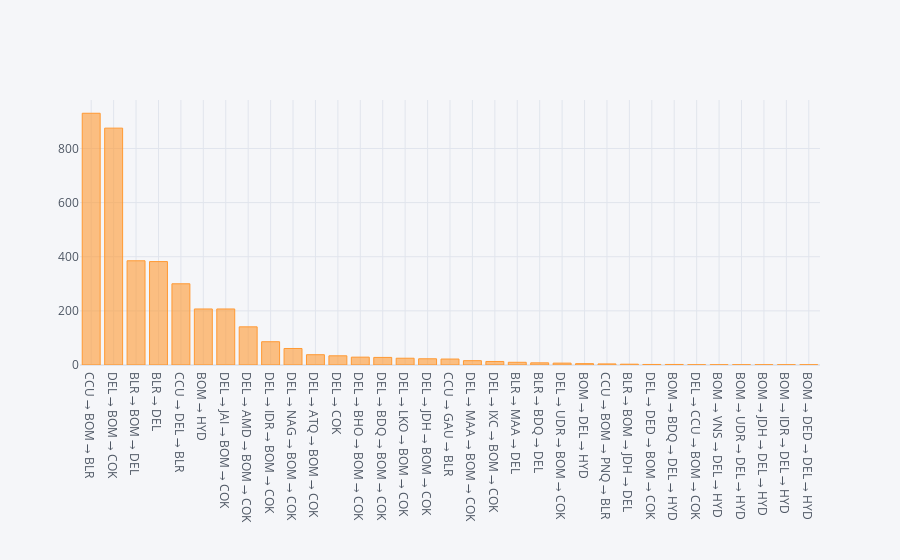

Here is the notebook cell this chart was saved with:
### Code cell
data[data['Airline'] == 'Jet Airways'].groupby('Route').size().sort_values(ascending=False).iplot(kind = "bar")

### Figure 1 — Plotly figure (JSON) as saved in the notebook; plotly's stock layout.template omitted (floating-point values rounded to 4 significant figures)
{"data": [{"marker": {"color": "rgba(255, 153, 51, 0.6)", "line": {"color": "rgba(255, 153, 51, 1.0)", "width": 1}}, "name": "None", "orientation": "v", "text": "", "type": "bar", "x": ["CCU → BOM → BLR", "DEL → BOM → COK", "BLR → BOM → DEL", "BLR → DEL", "CCU → DEL → BLR", "BOM → HYD", "DEL → JAI → BOM → COK", "DEL → AMD → BOM → COK", "DEL → IDR → BOM → COK", "DEL → NAG → BOM → COK", "DEL → ATQ → BOM → COK", "DEL → COK", "DEL → BHO → BOM → COK", "DEL → BDQ → BOM → COK", "DEL → LKO → BOM → COK", "DEL → JDH → BOM → COK", "CCU → GAU → BLR", "DEL → MAA → BOM → COK", "DEL → IXC → BOM → COK", "BLR → MAA → DEL", "BLR → BDQ → DEL", "DEL → UDR → BOM → COK", "BOM → DEL → HYD", "CCU → BOM → PNQ → BLR", "BLR → BOM → JDH → DEL", "DEL → DED → BOM → COK", "BOM → BDQ → DEL → HYD", "DEL → CCU → BOM → COK", "BOM → VNS → DEL → HYD", "BOM → UDR → DEL → HYD", "BOM → JDH → DEL → HYD", "BOM → IDR → DEL → HYD", "BOM → DED → DEL → HYD"], "y": [930, 875, 385, 382, 300, 207, 207, 141, 86, 61, 38, 34, 29, 28, 25, 23, 22, 16, 13, 10, 8, 7, 5, 4, 3, 2, 2, 1, 1, 1, 1, 1, 1]}], "layout": {"legend": {"bgcolor": "#F5F6F9", "font": {"color": "#4D5663"}}, "paper_bgcolor": "#F5F6F9", "plot_bgcolor": "#F5F6F9", "title": {"font": {"color": "#4D5663"}}, "xaxis": {"gridcolor": "#E1E5ED", "showgrid": true, "tickfont": {"color": "#4D5663"}, "title": {"font": {"color": "#4D5663"}, "text": ""}, "zerolinecolor": "#E1E5ED"}, "yaxis": {"gridcolor": "#E1E5ED", "showgrid": true, "tickfont": {"color": "#4D5663"}, "title": {"font": {"color": "#4D5663"}, "text": ""}, "zerolinecolor": "#E1E5ED"}}}
